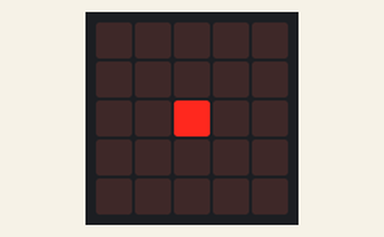
The program below on a simulated BBC micro:bit (MakeCode). Shown: the board's 5×5 LED display.

Above: at 0.1 s.
At 0.5 s:
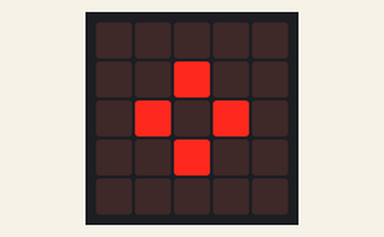
At 0.9 s:
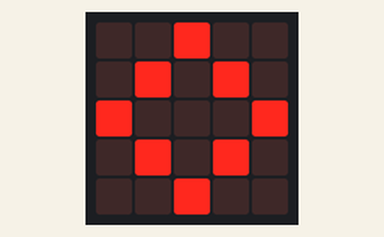
At 1.3 s:
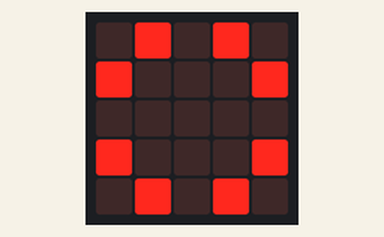
At 1.7 s:
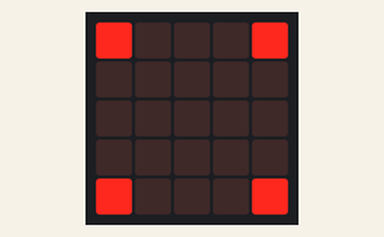

The program:

main.ts
```typescript
basic.showLeds(`
    . . . . .
    . . . . .
    . . # . .
    . . . . .
    . . . . .
    `)
basic.showLeds(`
    . . . . .
    . . # . .
    . # . # .
    . . # . .
    . . . . .
    `)
basic.showLeds(`
    . . # . .
    . # . # .
    # . . . #
    . # . # .
    . . # . .
    `)
basic.showLeds(`
    . # . # .
    # . . . #
    . . . . .
    # . . . #
    . # . # .
    `)
basic.showLeds(`
    # . . . #
    . . . . .
    . . . . .
    . . . . .
    # . . . #
    `)
basic.forever(function () {

})
```

test.ts
```typescript
// 在這裡測試；當此封包作為擴充功能時，將不會編譯此內容。
```

Measured:
- what the display in image 1 shows lasts 0.4 s, from 0.4 s to 0.8 s
